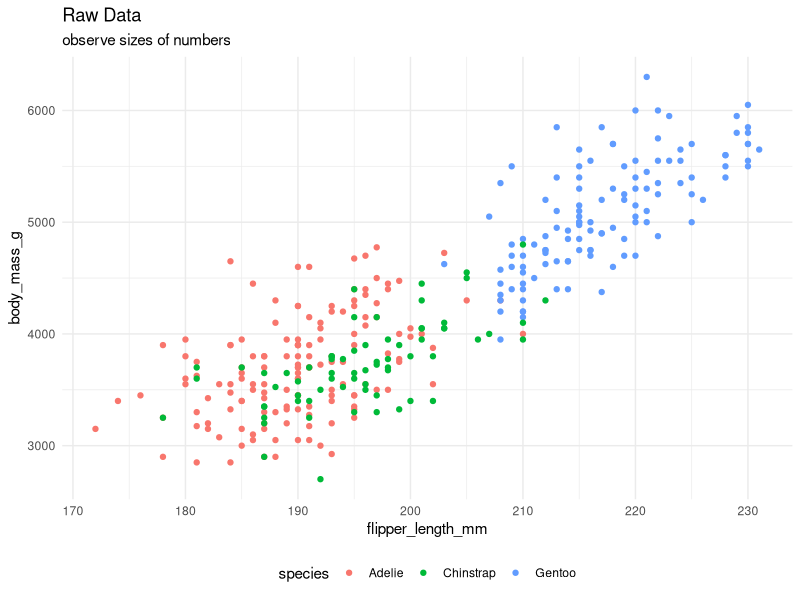
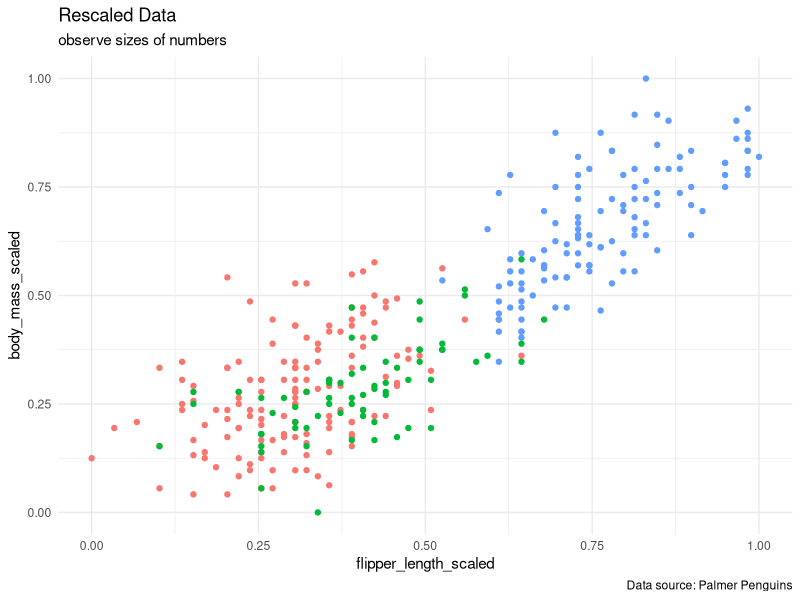
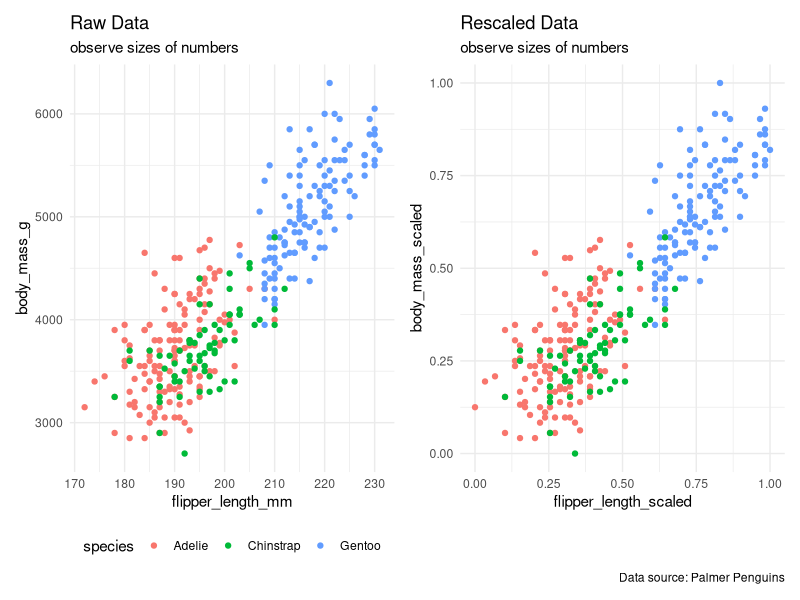

The R source for these figures, in order:
## ---- chunk 1
#| echo: false
#| message: false
#| warning: false

library("ggtext")
library("palmerpenguins")
library("patchwork")
library("tidyverse")

penguins_df <- penguins |>
  na.omit()

adelie_color = "#fb7504"
chinstrap_color = "#c65ccc"
gentoo_color = "#067476"
## ---- chunk 2
#| echo: false
p1 <- penguins_df |>
  ggplot(aes(x = flipper_length_mm, y= body_mass_g,
             color = species)) +
  geom_point() +
  labs(title = "Raw Data",
       subtitle = "observe sizes of numbers") +
  theme_minimal() +
  theme(legend.position = "bottom")

p1
## ---- chunk 3
#| echo: false

penguins_df <- penguins_df |>
  mutate(body_mass_scaled = scale(body_mass_g,
                                  center = min(body_mass_g),
                                  scale = max(body_mass_g) - min(body_mass_g))[,1],
         flipper_length_scaled = scale(flipper_length_mm,
                                       center = min(flipper_length_mm),
                                       scale = max(flipper_length_mm) - min(flipper_length_mm))[,1])
## ---- chunk 4
#| echo: false
p2 <- penguins_df |>
  ggplot(aes(x = flipper_length_scaled, y = body_mass_scaled,
             color = species)) +
  geom_point() +
  labs(title = "Rescaled Data",
       subtitle = "observe sizes of numbers",
       caption = "Data source: Palmer Penguins") +
  theme_minimal() +
  theme(legend.position = "none")

p2
## ---- chunk 5
#| echo: false
# patchwork

p1 + p2
## ---- chunk 6
sessionInfo()
